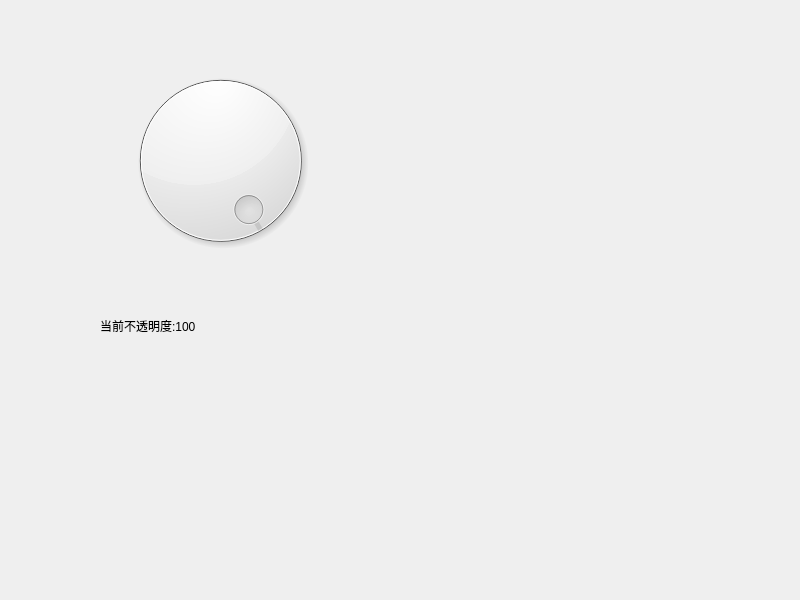
<?xml version="1.0" encoding="UTF-8"?>
<ui version="4.0">
 <class>Widget</class>
 <widget class="QWidget" name="Widget">
  <property name="geometry">
   <rect>
    <x>0</x>
    <y>0</y>
    <width>800</width>
    <height>600</height>
   </rect>
  </property>
  <property name="windowTitle">
   <string>Widget</string>
  </property>
  <widget class="QDial" name="dial">
   <property name="geometry">
    <rect>
     <x>90</x>
     <y>60</y>
     <width>261</width>
     <height>201</height>
    </rect>
   </property>
   <property name="maximum">
    <number>100</number>
   </property>
   <property name="value">
    <number>100</number>
   </property>
  </widget>
  <widget class="QLabel" name="label">
   <property name="geometry">
    <rect>
     <x>100</x>
     <y>290</y>
     <width>241</width>
     <height>71</height>
    </rect>
   </property>
   <property name="text">
    <string>当前不透明度:100</string>
   </property>
  </widget>
 </widget>
 <resources/>
 <connections/>
</ui>
